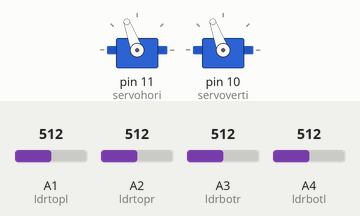
Bench run of a sketch on a simulated Arduino Uno, built with avr-gcc and run on an emulated ATmega328P. Shown: 2 × servo. Inputs (shaded band) come from the test bench; at power-on: A1 (ldrtopl) = 512, A2 (ldrtopr) = 512, A3 (ldrbotr) = 512, A4 (ldrbotl) = 512.

Above: at 1.7 s.
1.8 s: A1 (ldrtopl) set to 514
At 4.6 s:
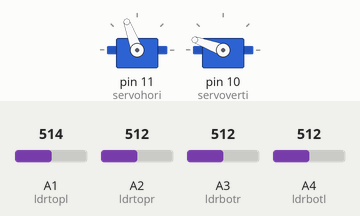
4.8 s: A2 (ldrtopr) set to 540
At 7.7 s:
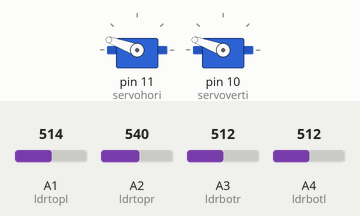
7.8 s: A3 (ldrbotr) set to 531
9.3 s: A3 (ldrbotr) set to 557
At 9.86 s:
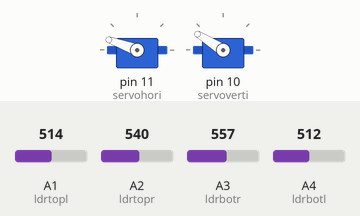
12.3 s: A1 (ldrtopl) set to 716
At 12.49 s:
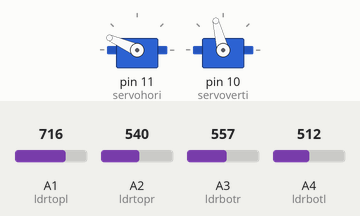
15.3 s: A4 (ldrbotl) set to 716
Timing chart, 0 to 20.8 s (numbered marks = the images above; inputs shaded):
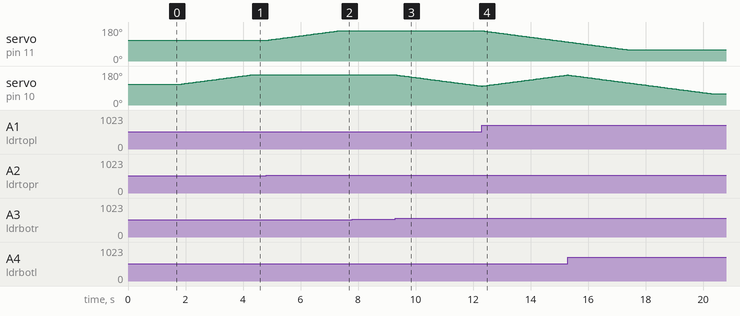

The sketch:

solarpanel.ino
```cpp
#include <Servo.h>

Servo servohori;
int servoh = 110;
int servohLimitHigh = 160;
int servohLimitLow = 60;

Servo servoverti;
int servov = 110;
int servovLimitHigh = 160;
int servovLimitLow = 60;

// Zdefiniowanie zmiennych oznaczających numery wyprowadzeń,
// do których są dołączone fotorezystory
int ldrtopl = 1; // Top Left
int ldrtopr = 2; // Top Right
int ldrbotl = 4; // Bottom Left
int ldrbotr = 3; // Bottom Right

void setup()
{
  servohori.write(110);      // Ustalenie początkowej pozycji serwomechanizmu pracującego w poziomie
  servoverti.write(110);     // Ustalenie początkowej pozycji serwomechanizmu pracującego w pionie
  servohori.attach(11);      // Przypisanie do wyprowadzenia 11 układu Arduino sygnału sterującego serwomechanizmem działającym w poziomie
  servoverti.attach(10);     // Przypisanie do wyprowadzenia 10 układu Arduino sygnału sterującego serwomechanizmem działającym w pionie
  Serial.begin(9600);        // Ustawienie parametrów działania portu szeregowego układu Arduino
  delay(500);
  // Opóźnienie przed rozpoczęciem działania cyklicznej części programu
}

void loop()
{
  int ldrTopLeft = analogRead(ldrtopl);
  int ldrTopRight = analogRead(ldrtopr);
  int ldrBottomLeft = analogRead(ldrbotl);
  int ldrBottomRight = analogRead(ldrbotr);

  // Obliczanie średniej wartości sygnałów fotorezystorów górnego rzędu
  int ldrTopAverage = (ldrTopLeft + ldrTopRight) / 2;

  // Obliczanie średniej wartości sygnałów fotorezystorów dolnego rzędu
  int ldrBottomAverage = (ldrBottomLeft + ldrBottomRight) / 2;

  // Obliczanie różnicy między sygnałami fotorezystorów lewej i prawej kolumny
  int ldrDifference = ldrTopLeft - ldrTopRight;

  // Sterowanie osią elewacji (pion)
  if (ldrTopAverage < ldrBottomAverage)
  {
    if (servov > servovLimitLow)
    {
      servov--;
    }
  }
  else if (ldrTopAverage > ldrBottomAverage)
  {
    if (servov < servovLimitHigh)
    {
      servov++;
    }
  }

  // Sterowanie osią azymutu (poziom)
  if (ldrDifference > 10)
  {
    if (servoh > servohLimitLow)
    {
      servoh--;
    }
  }
  else if (ldrDifference < -10)
  {
    if (servoh < servohLimitHigh)
    {
      servoh++;
    }
  }

  // Aktualizacja pozycji serwomechanizmów
  servohori.write(servoh);
  servoverti.write(servov);

  delay(50);
}
```

Measured:
- the behaviour switches between 513 and 514 on A1 (ldrtopl) (found by bisection; images 0 and 1)
- the behaviour switches between 524 and 525 on A2 (ldrtopr) (found by bisection; images 1 and 2)
- the behaviour switches between 543 and 544 on A3 (ldrbotr) (found by bisection; images 2 and 3)
- after the input at 1.8 s, servo on pin 10 (servoverti): moves from 110° to 160° over 2.5 s, starting at once
- after the input at 4.8 s, servo on pin 11 (servohori): moves from 110° to 160° over 2.5 s, starting after 0.05 s
- after the input at 7.8 s, every drawn part: stays the same
- after the input at 9.3 s, servo on pin 10 (servoverti): moves from 160° to 100° over 3.0 s, starting at once
- after the input at 12.3 s, servo on pin 11 (servohori): moves from 160° to 101° over 2.9 s, starting at once
